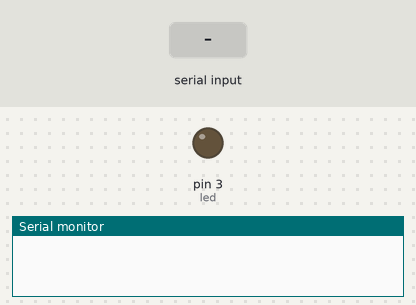
Bench run of a sketch on a simulated Arduino Uno, built with avr-gcc and run on an emulated ATmega328P. On the bench: output pins drawn as LEDs (lit = HIGH), the last lines printed to the serial monitor. The inputs (shaded band) are chosen by the test bench.

Above: at 1.2 s.
1.3 s: "90,45\n" received over Serial
At 1.9 s:
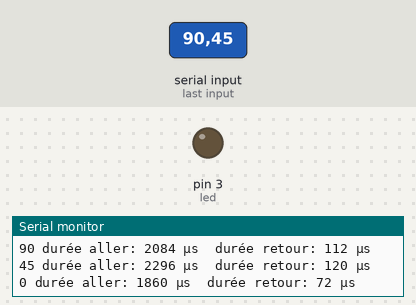
2.8 s: "30,150\n" received over Serial
At 4.0 s:
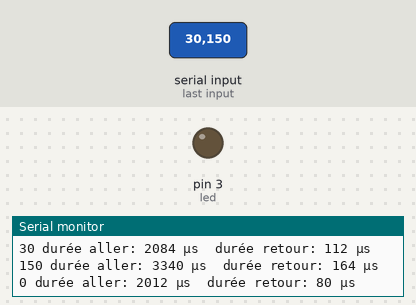
4.3 s: "200\n" received over Serial
Timing chart, 0 to 7.3 s (numbered marks = the images above; inputs shaded):
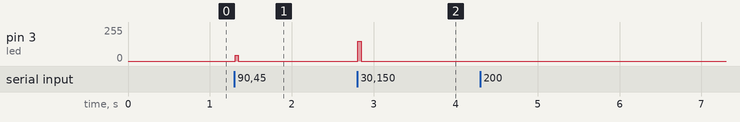

The sketch:

A121PwmMoniteurSerie.ino
```cpp
/* Ouvrir le moniteur série et envoyer un entier entre 0 et 255.
 L'éclairage de la LED dépend du nombre envoyé.
 La carte renvoie l'entier vers l'ordinateur.
 Remarque:
 Serial.setTimeout(2) à 9600
 Serial.setTimeout(1) à 115200
 */

#define led 3

byte val;
unsigned long instant0,instantA,instantR;

void setup() {
  pinMode(led,OUTPUT);
  Serial.begin(9600);
  Serial.setTimeout(2);
}

void loop() {
  if (Serial.available()) {
  instant0=micros();
  val=Serial.parseInt();
  instantA=micros();
  analogWrite(led,val);
  Serial.print(val);
  instantR=micros();
  Serial.print(" durée aller: ");
  Serial.print(instantA-instant0);
  Serial.print(" µs ");
  Serial.print(" durée retour: ");
  Serial.print(instantR-instantA);
  Serial.println(" µs ");
  }
}
```

Measured:
- after the input at 1.3 s, pin 3 (led): 0/255 → 45/255 at once, → 0/255 0.04 s later
- after the input at 2.8 s, pin 3 (led): 0/255 → 150/255 at once, → 0/255 0.04 s later
